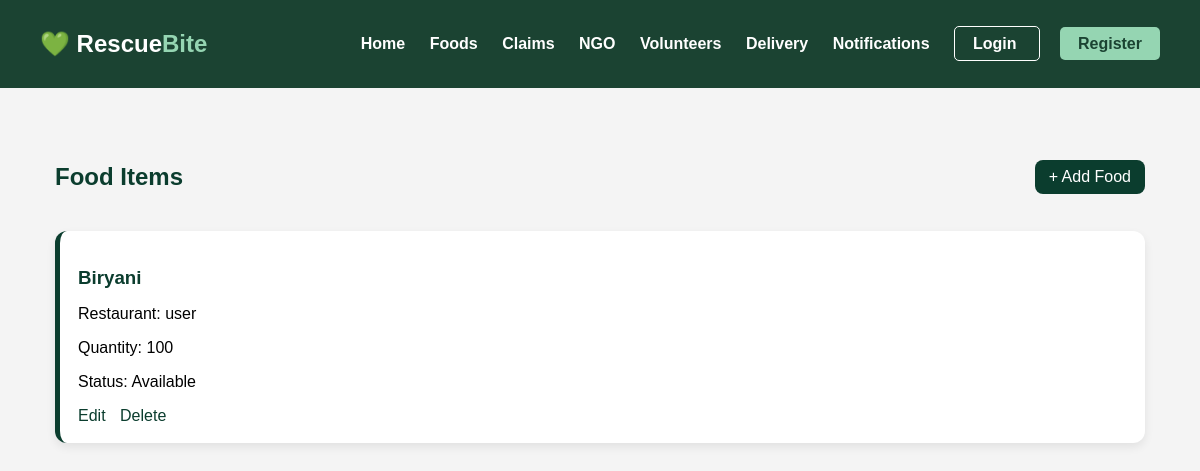
The page /donation/foods/ on the database as committed earlier.
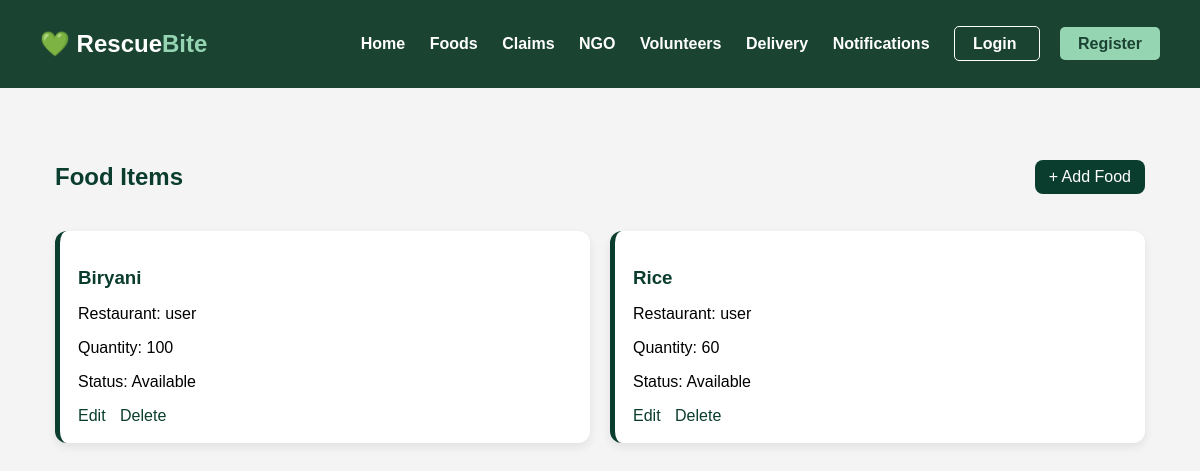
The same page on the database as committed later.
### donation/models.py (models this page shows, shortened)
class FoodItem(models.Model):
    restaurant = models.ForeignKey(User,
                                   on_delete=models.CASCADE)
    food_name = models.CharField(max_length=100)
    quantity = models.IntegerField()
    status = models.CharField(max_length=50,
                              default='Available')

### donation/views.py (the view)
def food_list(request):
    foods = FoodItem.objects.all()
    return render(request,
                  'donation/food_list.html',
                  {'foods': foods})

### donation/templates/donation/food_list.html
{% extends 'base.html' %}
{% block content %}
<div class="food-page">
    <div class="food-header">
        <h2>Food Items</h2>
        <a class="add-btn" href="/donation/create-food/">
            + Add Food
        </a>
    </div>
    <div class="food-grid">
        {% for food in foods %}
        <div class="food-card">
            <h3 class="food-title">{{ food.food_name }}</h3>
            <p>Restaurant: {{ food.restaurant.username }}</p>
            <p>Quantity: {{ food.quantity }}</p>
            <p>Status: {{ food.status }}</p>
            <div class="actions">
                <a href="/donation/update-food/{{ food.id }}/">Edit</a>
                <a href="/donation/delete-food/{{ food.id }}/">Delete</a>
            </div>
        </div>
        {% endfor %}
    </div>
</div>
{% endblock %}

Rows that differ between the two databases and show on the page:
added FoodItem: food_name "Rice", restaurant.username "user", quantity "60", status "Available"
